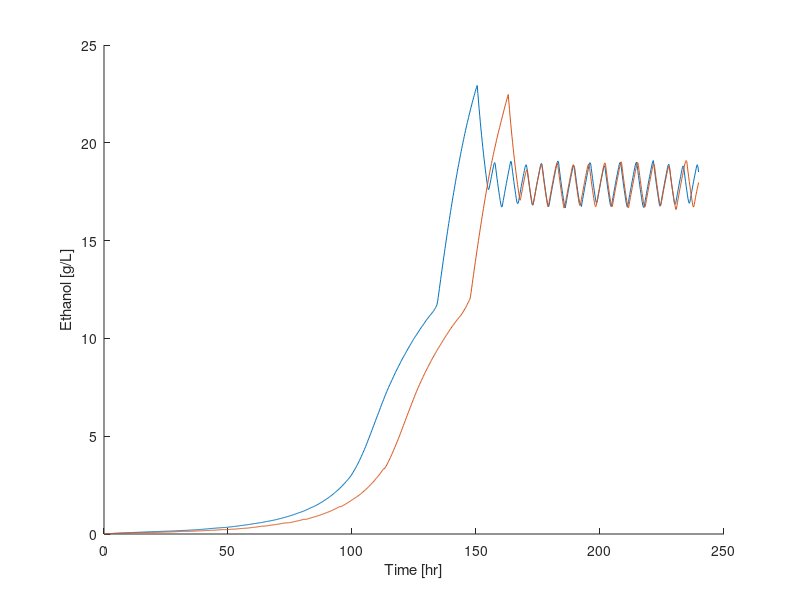

Source code (MATLAB): (Note: this script raises an error after producing the figure.)
clear
results = load('results_sample6.mat');
%results = struct();
%results.results = res;

sx = size(results.results);

%for sample5
hrs = 960;
samp = 961;
plottime = [0:.25:samp/4-.25];
plottime2 = [0:.25:hrs/4-.25];


%for sample4
% hrs = 401;
% samp = 401;
% plottime = [1:1:hrs];

Tsamp = 1;
slt = .84;

Ce = zeros(sx(1), hrs);
Ca = zeros(sx(1), hrs);
Cz = zeros(sx(1), hrs);

D = zeros(sx(1), samp);

T11 = zeros(sx(1), samp);
T12 = zeros(sx(1), samp);
T13 = zeros(sx(1), samp);
T21 = zeros(sx(1), samp);
T22 = zeros(sx(1), samp);
T23 = zeros(sx(1), samp);
T31 = zeros(sx(1), samp);
T32 = zeros(sx(1), samp);
T33 = zeros(sx(1), samp);

st = zeros(sx(1),1);

for i =1:sx(1)
    Ce(i,:) = results.results(i).Ce;
    Ca(i,:) = results.results(i).Ca;
    Cx(i,:) = results.results(i).Cx;

    D(i,:) = results.results(i).D;
    ug(i,:) = results.results(i).u_g;

    T11(i,:) = results.results(i).T11;
    T21(i,:) = results.results(i).T21;
    T31(i,:) = results.results(i).T31;
    T12(i,:) = results.results(i).T12;
    T22(i,:) = results.results(i).T22;
    T32(i,:) = results.results(i).T32;
    T13(i,:) = results.results(i).T13;
    T23(i,:) = results.results(i).T23;
    T33(i,:) = results.results(i).T33;
    
    st(i) = results.results(i).solve_time;
end


%%%%%%%%%%%%%%%%%%%%%%%%%%%%%%%%%%%%%

leg = {'line 1'};
for ii = 2:sx(1)
   leg = [leg, "line "+num2str(ii)] ;
end


figure(1)
hold on
for i = 1:sx(1)
    plot(plottime2,Ce(i,:))
end
xlabel('Time [hr]')
ylabel('Ethanol [g/L]')
%xlim([0 hrs/4])
clickableLegend(leg)

figure(2)
hold on
for i = 1:sx(1)
    plot(plottime2,Ca(i,:))
end
xlabel('Time [hr]')
ylabel('acetate [g/L]')
%xlim([0 hrs/4])
clickableLegend(leg)


figure(3)
hold on
for i = 1:sx(1)
    plot(plottime2,Cx(i,:))
end
xlabel('Time [hr]')
ylabel('Biomass [g/L]')
%xlim([0 hrs/4])
clickableLegend(leg)


figure(4)
hold on
for i = 1:sx(1)
    plot(plottime,D(i,:))
end
xlabel('Time [hr]')
ylabel('Dilution ')
%xlim([0 hrs/4])
ylim([.0099 .1001])
clickableLegend(leg)


figure(5)
hold on
for i = 1:sx(1)
    plot(plottime,ug(i,:))
end
xlabel('Time [hr]')
ylabel('Gas velocity ')
xlim([0 hrs/4])
%ylim([.0099 .1001])
clickableLegend(leg)


figure(6)
hold on
for i = 1:sx(1)
    plot(plottime2,Ce(i,:)./Ca(i,:))
end
plot([0:hrs-1],ones(hrs,1)*slt)
xlabel('Time [hr]')
ylabel('Selectivity [g/L]')
xlim([0 hrs/4])
ylim([0 3.5])
clickableLegend(leg)


figure(7)
sgtitle('rate term, i = \theta_{i,1}D + \theta_{i2}u_g + \theta_{i3}')
subplot(3,3,1)
hold on 
    for i = 1:sx(1)
        plot(plottime,T11(i,:))
    end
    xlabel('Time [hr]')
    ylabel('\theta_{1,1} - v_e ')
%    xlim([0 hrs/4])

subplot(3,3,4)
hold on
    for i = 1:sx(1)
        plot(plottime,T21(i,:))
    end
    xlabel('Time [hr]')
    ylabel('\theta_{2,1} - v_a ')
%    xlim([0 hrs/4])

subplot(3,3,7)
hold on
    for i = 1:sx(1)
        plot(plottime,T31(i,:))
    end
    xlabel('Time [hr]')
    ylabel('\theta_{3,1} - \mu ')
    xlim([0 hrs/4])

subplot(3,3,2)
hold on
    for i = 1:sx(1)
        plot(plottime,T12(i,:))
    end
    xlabel('Time [hr]')
    ylabel('\theta_{1,2} - v_e ')
%    xlim([0 hrs/4])

subplot(3,3,5)
hold on
    for i = 1:sx(1)
        plot(plottime,T22(i,:))
    end
    xlabel('Time [hr]')
    ylabel('\theta_{2,2} - v_a ')
%    xlim([0 hrs/4])

subplot(3,3,8)
hold on
    for i = 1:sx(1)
        plot(plottime,T32(i,:))
    end
    xlabel('Time [hr]')
    ylabel('\theta_{3,2} - \mu ')
%    xlim([0 hrs/4])
    
    
 subplot(3,3,3)
hold on
    for i = 1:sx(1)
        plot(plottime,T13(i,:))
    end
    xlabel('Time [hr]')
    ylabel('\theta{1,3} - v_e ')
%    xlim([0 hrs/4])

subplot(3,3,6)
hold on
    for i = 1:sx(1)
        plot(plottime,T23(i,:))
    end
    xlabel('Time [hr]')
    ylabel('\theta_{2,3} - v_a ')
%    xlim([0 hrs/4])

subplot(3,3,9)
hold on
    for i = 1:sx(1)
        plot(plottime,T33(i,:))
    end
    xlabel('Time [hr]')
    ylabel('\theta_{3,3} - \mu ')
%    xlim([0 hrs/4])

    


%%

for i = 1:sx(1)
    [tot,viol] =  score(Ce(i,:),Ca(i,:));
    "run " + num2str(i) + "= score " + num2str(tot) + "; violations " + num2str(viol) 
end

avg_solve_time =mean(st)









